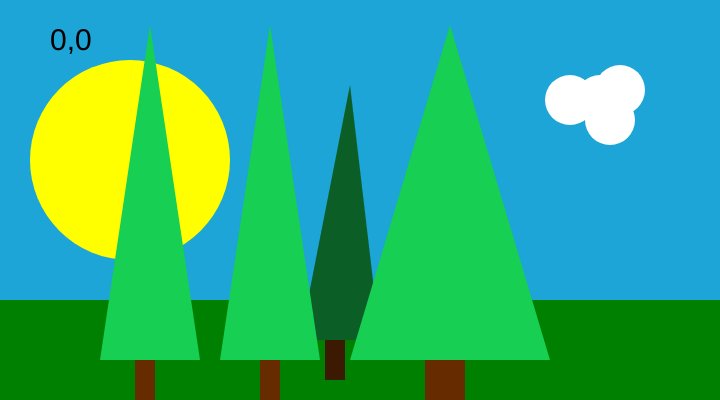
Frame 1 (no input)
Frame 60 (no input): identical to frame 1, image omitted
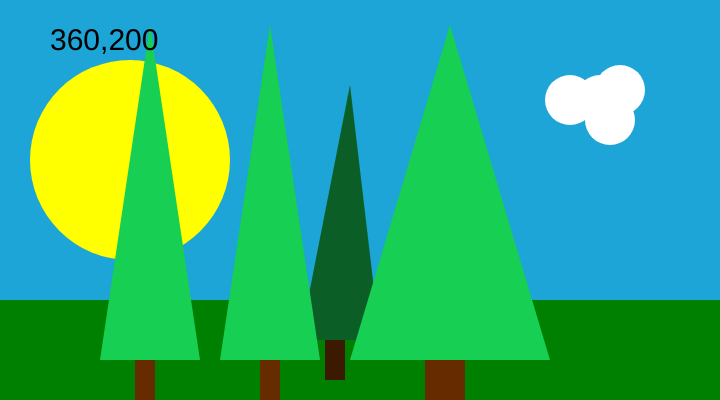
Frame 120 (the mouse pressed at the canvas centre since frame 60)

The p5.js sketch that drew these frames (run headless with seeded random() and noise() and a simulated clock; from frame 60 on, the mouse is pressed at the canvas centre):

// p5.js sketch
// ── sketch.js
function setup() {
  // put setup code here
  createCanvas(720, 400);
}

function draw() {
  // put drawing code here
  background(28, 165, 214);
  noStroke();

  fill('yellow')
  // sun
  ellipse(130, 160, 200, 200)

  fill ('white')
  // clouds
  ellipse(600, 100, 50, 50)

  fill ('white')
  // clouds
  ellipse(570, 100, 50, 50)

  fill ('white')
  // clouds
  ellipse(610, 120, 50, 50)

  fill ('white')
  // clouds
  ellipse(620, 90, 50, 50)

  fill('green')
  // grass
  rect(0, 300, 720, 400)

  fill(11, 94, 38)
  // backgroun tree
  triangle(350, 85, 300, 340, 380, 340);

  fill(23, 207, 83)
  triangle(270, 25, 220, 360, 320, 360);

  fill(23, 207, 83)
  triangle(450, 25, 350, 360, 550, 360);

  fill(23, 207, 83)
  triangle(150, 25, 100, 360, 200, 360);

  fill(102, 44, 0)
  rect(135, 360, 20, 40 )

  fill(102, 44, 0)
  rect(260, 360, 20, 40 )

  fill(102, 44, 0)
  rect(425, 360, 40, 40 )

  fill(59, 26, 1)
  // backrground tree stump
  rect(325, 340, 20, 40 )




  // fill(204);
  // triangle(18, 18, 18, 360, 81, 360);
  //
  // fill(102);
  // rect(81, 81, 63, 63);
  //
  // fill(204);
  // quad(189, 18, 216, 18, 216, 360, 144, 360);
  //
  // fill(255);
  // ellipse(252, 144, 72, 72);
  //
  // fill(204);
  // triangle(288, 18, 351, 360, 288, 360);
  //
  // fill(255);
  // arc(479, 300, 280, 280, PI, TWO_PI);
  fill(0) ;
  textSize(30) ;
  // THIS HELPS YOU FIND COORDINATES
  text(mouseX + "," + mouseY, 50, 50) ;
}
